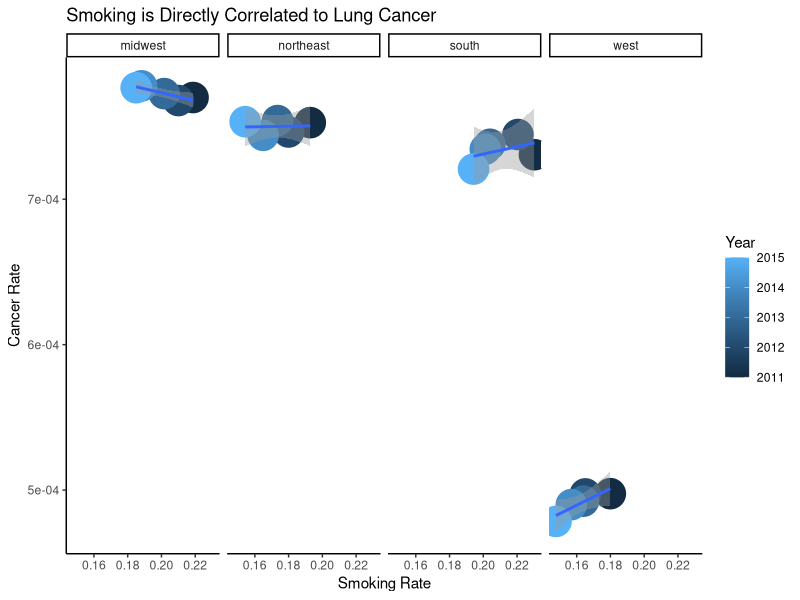

The R script that drew this image:
library(ggplot2)
lung <- read.csv("lung.csv")
lung

ggplot(lung, aes(x=Smokerate, y=Cancerrate, color=Year)) +
  geom_point(size=10) +
  xlab("Smoking Rate") +
  ylab("Cancer Rate") +
  ggtitle("Smoking is Directly Correlated to Lung Cancer") +
  facet_grid(~Region)+
  geom_smooth(method = "lm") +
  theme_classic()
